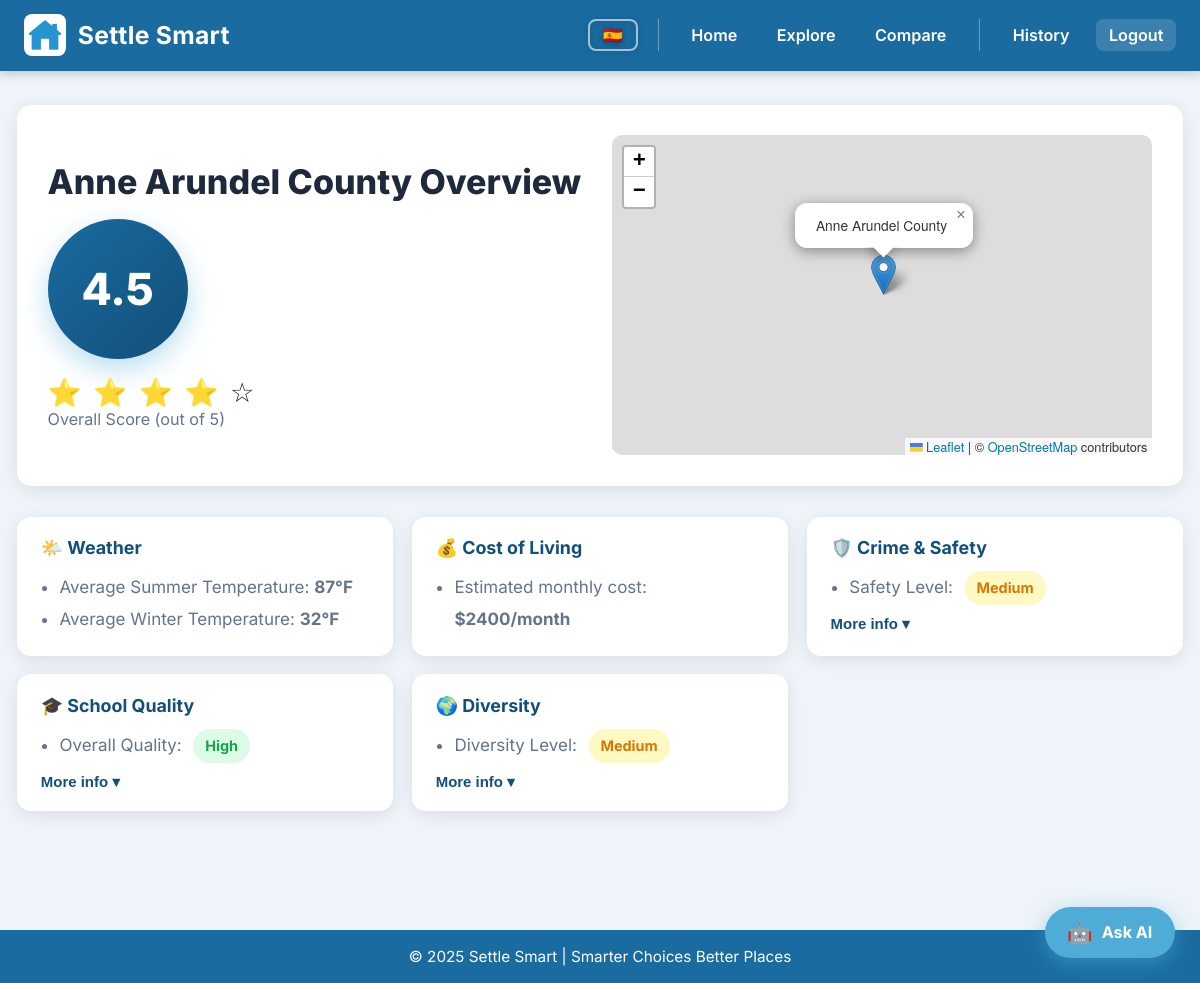
Screenshot of /result?county=Anne Arundel County (signed in) with the database file from the repository.
### tables this page shows
CREATE TABLE counties (
            id INTEGER PRIMARY KEY AUTOINCREMENT,
            name TEXT UNIQUE NOT NULL,
            summer_temp INTEGER,
            winter_temp INTEGER,
            avg_cost_of_living INTEGER,
            crime_safety TEXT,
            school_quality TEXT,
            diversity_percent REAL,
            crime_explanation TEXT,
            school_explanation TEXT,
            race_white REAL,
            race_black REAL,
            race_hispanic REAL,
            race_asian REAL,
            race_american_indian REAL,
            race_native_hawaiian REAL,
            race_multiracial REAL,
            lat REAL,
            lng REAL
        );

### app.py (the view, shortened to what this page needs)
@app.route("/result", methods=["GET", "POST"])
def result():
    if request.method == "POST":
        selected_county = request.form.get("county")
    else:
        selected_county = request.args.get("county")
    if not selected_county:
        return render_template("explore.html", counties=get_all_county_names(), error="Please select a county.")
    overview = get_county_overview(selected_county)
    return render_template("result.html", county=overview)

### app.py (called while the page is built)
def get_db():
    conn = sqlite3.connect("settle_smart.db")
    conn.row_factory = sqlite3.Row
    return conn

@login_manager.user_loader
def load_user(user_id):
    conn = get_db()
    row = conn.execute("SELECT * FROM users WHERE id = ?", (user_id,)).fetchone()
    conn.close()
    if row:
        return User(row["id"], row["username"], row["email"])
    return None

@app.context_processor
def inject_lang():
    lang = session.get('lang', 'en')
    return {'t': TRANSLATIONS[lang], 'lang': lang}

def compute_raw_score(entry: dict) -> int:
    score = 70
    if entry["schoolQuality"] == "High":   score += 10
    elif entry["schoolQuality"] == "Low":  score -= 10
    if entry["crimeSafety"] == "Low":      score += 10
    elif entry["crimeSafety"] == "High":   score -= 10
    diversity = entry["diversityPercent"]
    score += max(0, 10 - abs(50 - diversity) // 5)
    cost = entry["averageCostOfLiving"]
    if cost <= 1900:   score += 5
    elif cost >= 3000: score -= 5
    return max(0, min(100, score))

def compute_star_score(entry: dict) -> float:
    raw = compute_raw_score(entry)
    star = round(1.0 + (raw / 100.0) * 4.0, 1)
    return star

### templates/result.html (shortened to what this page needs)
<!DOCTYPE html>
<html lang="{{ lang }}">
<head>
  <link rel="stylesheet" href="{{ url_for('static', filename='style.css') }}">
  <link rel="stylesheet" href="https://unpkg.com/leaflet@1.9.4/dist/leaflet.css" />
</head>
<body>
  <header class="site-header">
    <div class="logo-title">
      <img src="{{ url_for('static', filename='logo.png') }}" alt="Settle Smart Logo"/>
      <h1>Settle Smart</h1>
    </div>
    <nav class="nav-links">
      <div class="lang-toggle">
        {% if lang == 'en' %}
          <a href="/set-lang/es" class="lang-btn" title="Español">🇪🇸</a>
        {% else %}
          <a href="/set-lang/en" class="lang-btn" title="English">🇺🇸</a>
        {% endif %}
      </div>
      <a href="/" class="backlink">{{ t.nav_home }}</a>
      <a href="/explore" class="backlink">{{ t.nav_explore }}</a>
      <a href="/compare" class="backlink">{{ t.nav_compare }}</a>
      {% if current_user.is_authenticated %}
        <a href="/history" class="backlink">{{ t.nav_history }}</a>
        <a href="/logout" class="backlink nav-auth">{{ t.nav_logout }}</a>
      {% else %}
        <span class="nav-divider">|</span>
        <a href="/login" class="backlink nav-auth">{{ t.nav_login }}</a>
      {% endif %}
    </nav>
  </header>
  <main class="result">
    <div class="result-hero">
      <div class="result-hero-left">
        <h2>{{ county.name }} {{ t.result_overview }}</h2>
        <div class="overall__score">
          <div class="badge">{{ county.overall_score }}</div>
          <div class="stars">
            {% set score = county.overall_score %}
            {% for i in range(1, 6) %}
              {% if score >= i %}⭐{% else %}☆{% endif %}
            {% endfor %}
          </div>
          <p>{{ t.result_score_label }}</p>
        </div>
      </div>
      <div class="result-hero-map">
        <div id="map" data-lat="{{ county.lat }}" data-lng="{{ county.lng }}" data-county-name="{{ county.name }}"></div>
      </div>
    </div>
    <div class="result-cards">
      <article class="panel">
        <h3>{{ t.result_weather }}</h3>
        <ul>
          <li>{{ t.result_summer }}: <strong>{{ county.summerTemp }}°F</strong></li>
          <li>{{ t.result_winter }}: <strong>{{ county.winterTemp }}°F</strong></li>
        </ul>
      </article>
      <article class="panel">
        <h3>{{ t.result_cost }}</h3>
        <ul>
          <li>{{ t.result_cost_label }}: <strong>${{ county.averageCostOfLiving }}{{ t.slash_month }}</strong></li>
        </ul>
      </article>
      <article class="panel">
        <h3>{{ t.result_crime }}</h3>
        <ul>
          <li>{{ t.result_crime_label }}:
            {% if county.crimeSafety == "Low" %}
              <span class="badge-pill pill-low">{{ t.pill_low_crime }}</span>
            {% elif county.crimeSafety == "Medium" %}
              <span class="badge-pill pill-medium">{{ t.pill_medium }}</span>
            {% else %}
              <span class="badge-pill pill-high-crime">{{ t.pill_high_crime }}</span>
            {% endif %}
          </li>
        </ul>
        {% if county.crime_explanation %}
          <button class="expand-btn" data-more="{{ t.result_more_info }}" data-less="{{ t.result_less_info }}" onclick="toggleExplanation(this)">{{ t.result_more_info }}</button>
        {% endif %}
      </article>
      <article class="panel">
        <h3>{{ t.result_school }}</h3>
        <ul>
          <li>{{ t.result_school_label }}:
            {% if county.schoolQuality == "High" %}
              <span class="badge-pill pill-low">{{ t.pill_high }}</span>
            {% elif county.schoolQuality == "Medium" %}
              <span class="badge-pill pill-medium">{{ t.pill_medium }}</span>
            {% else %}
              <span class="badge-pill pill-high-crime">{{ t.pill_low }}</span>
            {% endif %}
          </li>
        </ul>
        {% if county.school_explanation %}
          <button class="expand-btn" data-more="{{ t.result_more_info }}" data-less="{{ t.result_less_info }}" onclick="toggleExplanation(this)">{{ t.result_more_info }}</button>
        {% endif %}
      </article>
      <article class="panel">
        <h3>{{ t.result_diversity }}</h3>
        <ul>
          <li>{{ t.result_diversity_label }}:
            {% if county.diversityPercent > 40 %}
              <span class="badge-pill pill-low">{{ t.pill_high }}</span>
            {% elif county.diversityPercent > 20 %}
              <span class="badge-pill pill-medium">{{ t.pill_medium }}</span>
            {% else %}
              <span class="badge-pill pill-neutral">{{ t.pill_low }}</span>
            {% endif %}
          </li>
        </ul>
        <button class="expand-btn" data-more="{{ t.result_more_info }}" data-less="{{ t.result_less_info }}" onclick="toggleExplanation(this)">{{ t.result_more_info }}</button>
      </article>
    </div>
  </main>
  <footer>{{ t.footer }}</footer>
  <a href="/assistant" class="ai-fab">
    <span class="fab-icon">🤖</span> {{ t.ask_ai }}
  </a>
</body>
</html>

### static/style.css (style rules this page uses)
* { box-sizing: border-box; margin: 0; padding: 0; }
:root { --brand: #1a6ba0; --brand-d: #124f7a; --ink: #1e293b; --bg: #eef4f9; --panel: #ffffff; --muted: #64748b; --ring: rgba(26,107,160,.25); --green: #16a34a; --yellow: #d97706; --red: #dc2626; --radius: 14px; --shadow: 0 4px 18px rgba(0,0,0,.09); }
html, body { font-size: 17px; font-family: 'Inter', 'Segoe UI', sans-serif; color: var(--ink); background: var(--bg); }
header, .site-header { background: var(--brand); color: #fff; padding: .85rem 1.4rem; display: flex; align-items: center; justify-content: space-between; gap: 1rem; box-shadow: 0 3px 10px rgba(0,0,0,.18); position: sticky; top: 0; z-index: 100; }
.brand, .logo-title { display: flex; align-items: center; gap: 12px; text-decoration: none; color: inherit; }
.brand img, .logo-title img { height: 42px; border-radius: 8px; }
.brand-text .title, .logo-title h1 { font-size: 1.45rem; font-weight: 700; letter-spacing: .3px; margin: 0; }
.nav-links { display: flex; gap: 14px; }
.nav-links a, .backlink { color: #fff; text-decoration: none; font-weight: 600; font-size: .95rem; padding: .35rem .75rem; border-radius: 8px; transition: background .2s; }
.result { max-width: 1200px; margin: 2rem auto; padding: 0 1rem 5rem; }
.result h2 { font-size: 2rem; font-weight: 800; margin-bottom: 0; }
.badge { width: 140px; height: 140px; border-radius: 50%; background: linear-gradient(135deg, var(--brand), var(--brand-d)); color: #fff; font-size: 2.6rem; font-weight: 800; display: flex; align-items: center; justify-content: center; box-shadow: 0 10px 28px rgba(79,172,214,.4); margin-bottom: .7rem; }
.overall__score { display: flex; flex-direction: column; align-items: center; text-align: center; }
.overall__score p { color: var(--muted); font-size: .95rem; text-align: center; }
.stars { font-size: 1.6rem; letter-spacing: 2px; margin-top: .3rem; }
.result-hero { display: grid; grid-template-columns: 1fr 1fr; gap: 1.4rem; align-items: center; margin-bottom: 1.8rem; background: var(--panel); border-radius: var(--radius); padding: 1.8rem; box-shadow: var(--shadow); }
.result-hero-left { display: flex; flex-direction: column; gap: 1rem; }
.result-hero-left h2 { font-size: 2rem; font-weight: 800; text-align: left; margin: 0; }
.result-hero-left .overall__score { align-items: flex-start; text-align: left; }
.result-hero-map #map { width: 100%; height: 320px; border-radius: 10px; }
.result-cards { display: grid; grid-template-columns: repeat(3, 1fr); gap: 1.1rem; }
.panel { background: var(--panel); border-radius: var(--radius); padding: 1.2rem 1.4rem; box-shadow: var(--shadow); transition: transform .2s, box-shadow .2s; }
.panel h3 { margin-top: 0; margin-bottom: .75rem; font-size: 1.05rem; font-weight: 700; color: var(--brand-d); display: flex; align-items: center; gap: .4rem; }
.panel ul { padding-left: 1.1rem; color: var(--muted); line-height: 1.9; }
.expand-btn { margin-top: .6rem; background: none; border: none; color: var(--brand-d); font-size: .88rem; font-weight: 600; cursor: pointer; padding: 0; display: block; }
.badge-pill { display: inline-block; padding: .2rem .7rem; border-radius: 999px; font-size: .85rem; font-weight: 700; margin-left: .4rem; }
.pill-low { background: #dcfce7; color: var(--green); }
.pill-medium { background: #fef9c3; color: var(--yellow); }
.ai-fab { position: fixed; bottom: 1.5rem; right: 1.5rem; z-index: 999; display: flex; align-items: center; gap: .55rem; background: #4facd6; color: #fff; text-decoration: none; font-weight: 700; font-size: .95rem; padding: .75rem 1.3rem; border-radius: 999px; box-shadow: 0 6px 22px rgba(79,172,214,.5); transition: background .2s, transform .2s, box-shadow .2s; }
.ai-fab .fab-icon { font-size: 1.2rem; }
footer { background: var(--brand); color: #fff; text-align: center; padding: 1rem; font-size: .9rem; }
.nav-auth { background: rgba(255,255,255,.15); border-radius: 8px; }
.lang-toggle { display: flex; }
.lang-btn { text-decoration: none; font-size: 1.9rem; line-height: 1; padding: .18rem .22rem; border-radius: 8px; display: flex; align-items: center; border: 2px solid rgba(255,255,255,.6); transition: transform .15s, border-color .15s; filter: drop-shadow(0 1px 3px rgba(0,0,0,.35)); }

### rows the page displays
counties: name "Anne Arundel County", averageCostOfLiving "2400", pill_medium "Medium", pill_high "High"

### other values shown
{{ t.nav_home }} "Home"
{{ t.nav_explore }} "Explore"
{{ t.nav_compare }} "Compare"
{{ t.nav_history }} "History"
{{ t.nav_logout }} "Logout"
{{ t.result_overview }} "Overview"
{{ county.overall_score }} "4.5"
{{ t.result_score_label }} "Overall Score (out of 5)"
{{ t.result_weather }} "🌤️ Weather"
{{ t.result_summer }} "Average Summer Temperature"
{{ county.summerTemp }} "87"
{{ t.result_winter }} "Average Winter Temperature"
{{ county.winterTemp }} "32"
{{ t.result_cost }} "💰 Cost of Living"
{{ t.result_cost_label }} "Estimated monthly cost"
